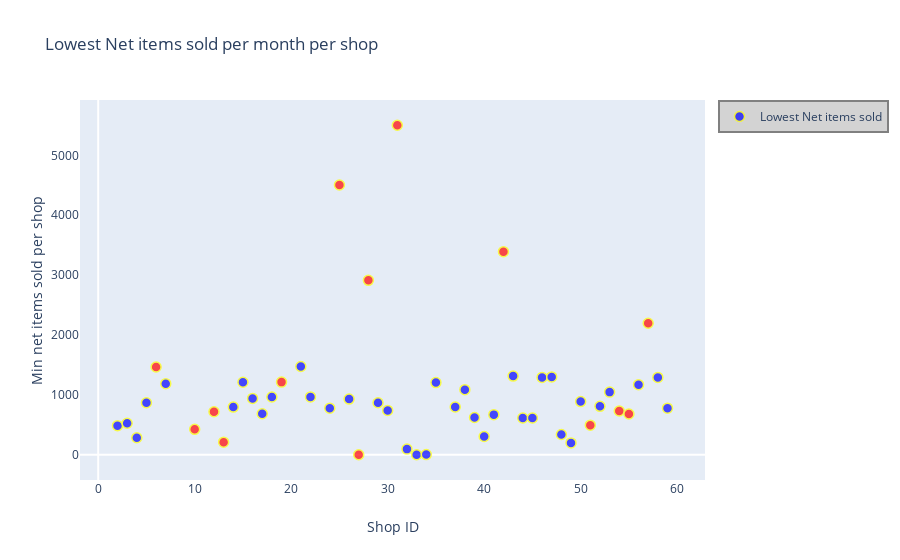

This figure's notebook cell:
### Code cell
# scatter plot using one few features indepently to depict the clustering results//
# Plot data//
data = [go.Scatter(
    y = shop_df['lowest_total_items_sold_permonth'],
    x = shop_df['shop_id'],
    name = 'Lowest Net items sold',
    text = 'Min net items sold',
    mode = 'markers',
    marker = dict(
        size = 10,
        color = shop_df['colour'],
        line = dict(
            width = 1.5,
            color = 'yellow',
        )
    ),
    opacity = 0.7
)]

# Create/Design layout for the plot
layout = dict(title = 'Lowest Net items sold per month per shop',
              yaxis = dict(title='Min net items sold per shop',
                        showgrid=False,
                    ),
              xaxis = dict(title='Shop ID',
                        showgrid=False,
                    ),
              showlegend=True,
              legend=dict(bgcolor='lightgray',
                        bordercolor='gray',
                        borderwidth=2
                    )
             )

# Combine data and layout into a single figure
fig = dict(data=data, layout=layout)

# IPython notebook- plot
iplot(fig, filename='scatter-sentimentscore')

### Figure 1 — Plotly figure (JSON) as saved in the notebook; plotly's stock layout.template omitted (floating-point values rounded to 4 significant figures)
{"data": [{"marker": {"color": ["blue", "blue", "blue", "blue", "red", "blue", "red", "red", "red", "blue", "blue", "blue", "blue", "blue", "red", "blue", "blue", "blue", "red", "blue", "red", "red", "blue", "blue", "red", "blue", "blue", "blue", "blue", "blue", "blue", "blue", "blue", "blue", "red", "blue", "blue", "blue", "blue", "blue", "blue", "blue", "blue", "red", "blue", "blue", "red", "red", "blue", "red", "blue", "blue"], "line": {"color": "yellow", "width": 1.5}, "size": 10}, "mode": "markers", "name": "Lowest Net items sold", "opacity": 0.7, "text": "Min net items sold", "type": "scatter", "x": [2, 3, 4, 5, 6, 7, 10, 12, 13, 14, 15, 16, 17, 18, 19, 21, 22, 24, 25, 26, 27, 28, 29, 30, 31, 32, 33, 34, 35, 37, 38, 39, 40, 41, 42, 43, 44, 45, 46, 47, 48, 49, 50, 51, 52, 53, 54, 55, 56, 57, 58, 59], "y": [485, 525, 283, 867, 1465, 1186, 423, 717, 209, 795, 1210, 940, 684, 964, 1212, 1473, 965, 777, 4504, 929, -1, 2912, 868, 739, 5502, 93, -1, 2, 1204, 796, 1086, 621, 304, 669, 3391, 1313, 612, 612, 1291, 1299, 338, 197, 887, 493, 808, 1045, 730, 679, 1169, 2195, 1291, 777]}], "layout": {"legend": {"bgcolor": "lightgray", "bordercolor": "gray", "borderwidth": 2}, "showlegend": true, "title": {"text": "Lowest Net items sold per month per shop"}, "xaxis": {"showgrid": false, "title": {"text": "Shop ID"}}, "yaxis": {"showgrid": false, "title": {"text": "Min net items sold per shop"}}}}
